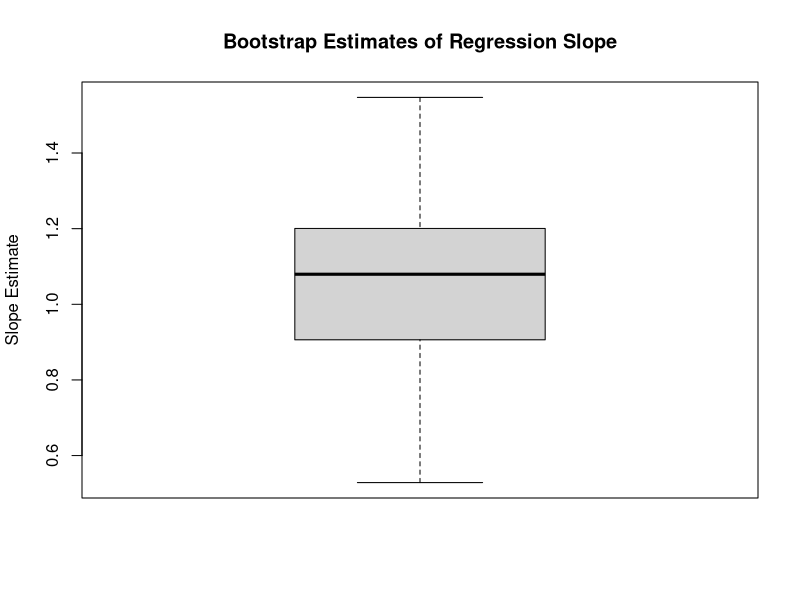

Generate this figure with R:
# Question 1
set.seed(6040)

M <- 1000  # Number of repetitions
N <- 1000  # Sample size

bootstrap_counts <- numeric(M)

for (i in 1:M) {
  sample_indices <- sample(1:N, N, replace = TRUE)
  bootstrap_counts[i] <- length(unique(sample_indices))
}

percentage_selected <- mean(bootstrap_counts) / N * 100
cat("Average percentage of unique points selected:", round(percentage_selected, 2), "%\n")

#--------------------------------------------------------------------------
#Question 2
set.seed(6015)

M <- 1000  # Number of repetitions
N <- 100   # Sample size
a <- 3     # Shape parameter
b <- 2     # Rate parameter

sample_means <- numeric(M)

for (i in 1:M) {
  sample_data <- rgamma(N, shape = a, rate = b)
  sample_means[i] <- mean(sample_data)
}

# (a) Monte Carlo estimate of the expected value
expected_value <- mean(sample_means)
cat("Monte Carlo estimate of the expected value of the sample mean:", round(expected_value, 2), "\n")

# (b) Is this value surprising?
# Theoretical expected value for Gamma(a, b) is a/b.
theoretical_value <- a / b
cat("Theoretical expected value:", round(theoretical_value, 2), "\n")
cat("Is the value surprising? No, it is consistent with the theoretical value.\n")

# (c) Monte Carlo estimate of the standard error
standard_error <- sd(sample_means)
cat("Monte Carlo estimate of the standard error of the sample mean:", round(standard_error, 2), "\n")

#########################################################################################################
#Question 3
set.seed(4060)

library(datasets)

data(trees)
M <- 100  # Number of bootstrap samples

slope_estimates <- numeric(M)

for (i in 1:M) {
  bootstrap_sample <- trees[sample(1:nrow(trees), nrow(trees), replace = TRUE), ]
  model <- lm(Height ~ Girth, data = bootstrap_sample)
  slope_estimates[i] <- coef(model)[2]
}

# (a) Boxplot of sampling distribution of bootstrap estimates
boxplot(slope_estimates, main = "Bootstrap Estimates of Regression Slope", ylab = "Slope Estimate")

# (b) Bootstrap estimate of the expected value of the least squares estimator
expected_slope <- mean(slope_estimates)
cat("Bootstrap estimate of the expected value of the regression slope:", round(expected_slope, 2), "\n")

# (c) Bootstrap estimate for the standard error
standard_error_slope <- sd(slope_estimates)
cat("Bootstrap estimate of the standard error:", round(standard_error_slope, 2), "\n")

# (d) Empirical bootstrap confidence interval for the slope
confidence_interval <- quantile(slope_estimates, probs = c(0.025, 0.975))
cat("Bootstrap confidence interval for the regression slope: [", round(confidence_interval[1], 2), ", ", round(confidence_interval[2], 2), "]\n")


